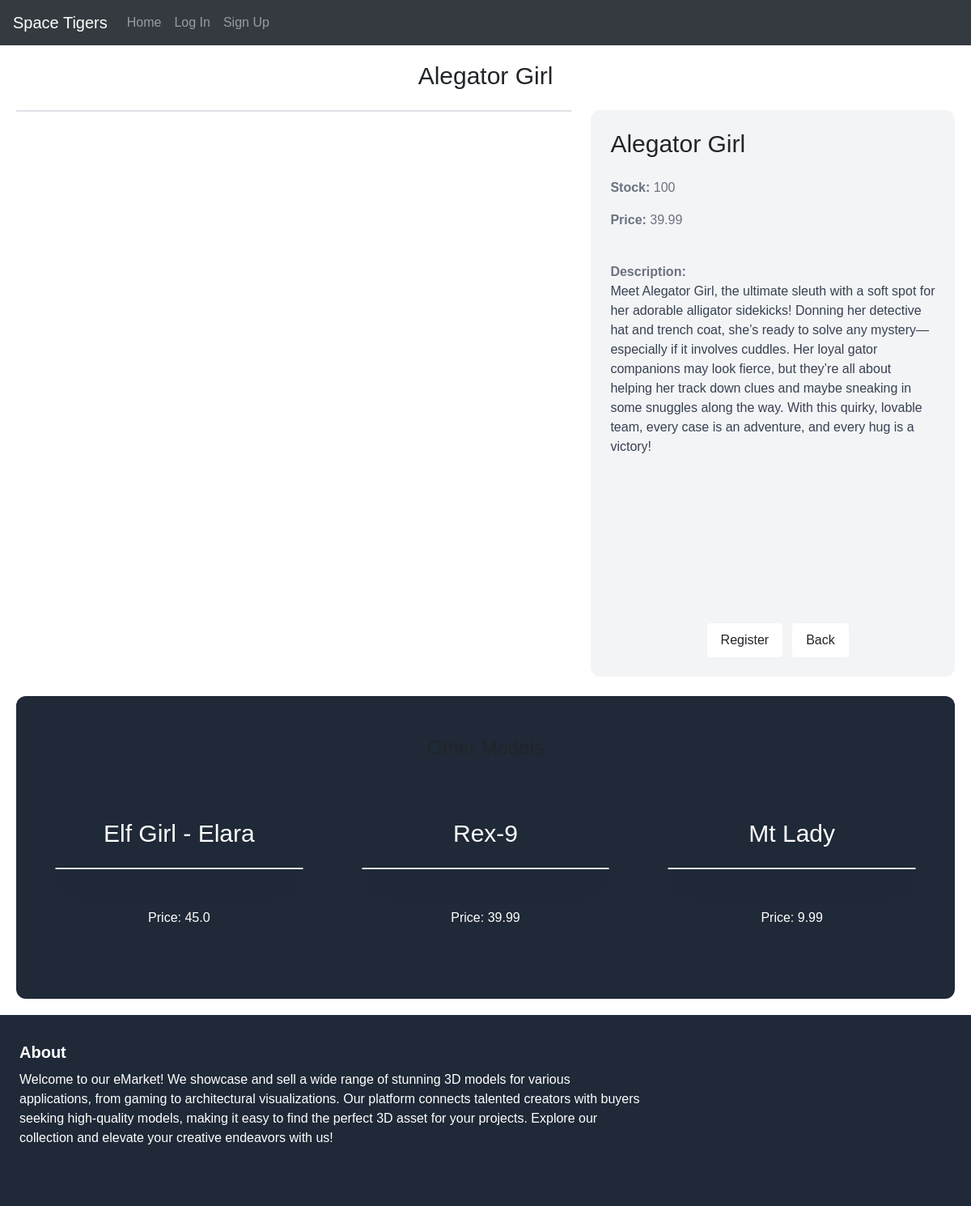
The app's page /1/, older data.
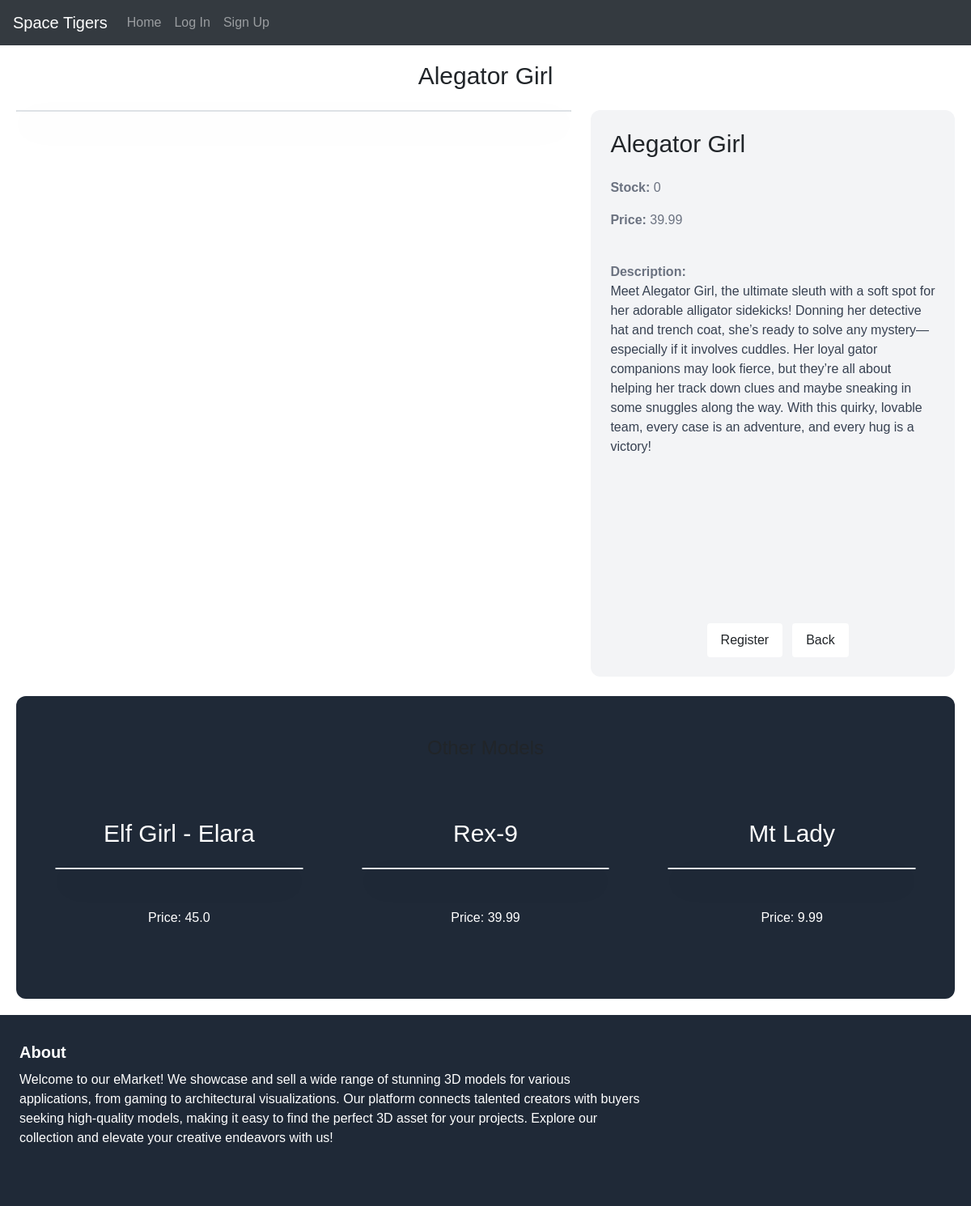
The same page, newer data.
### space_tigersapp/models.py (models this page shows)
class Product(models.Model):
    name = models.CharField(max_length=255)
    price = models.FloatField()
    stock = models.IntegerField()
    description = models.TextField(blank=True, null=True)
    model_directory = models.CharField(max_length=255, blank=True, null=True)
    model_file_name = models.CharField(max_length=100, blank=True, null=True)

### space_tigersapp/views.py (the view)
# urls.py: path('<int:id>/', views.detail, name='detail'),
def detail(request, id):
    model_3d = get_object_or_404(Product, id=id)
    related_model_3d = Product.objects.exclude(id=id).order_by('?')[:3]
    return render(request, 'detail.html', {
        'model_3d': model_3d,
        'related_model_3d': related_model_3d,
    })

### templates/detail.html (shortened to what this page needs)
{% extends 'base.html' %}
{% load static %}
{% block content %}
<h2 class="mb-4 text-3xl text-center">{{ model_3d.name }}</h2>
<div class="grid grid-cols-1 md:grid-cols-5 gap-6">
    <div class="col-span-1 md:col-span-3">
        <div class="border border-gray-300 rounded-xl shadow-lg overflow-hidden bg-gray-800">
        </div>
    </div>
    <div class="col-span-1 md:col-span-2 p-6 bg-gray-100 rounded-xl flex flex-col justify-between" style="height: 700px;">
        <div>
            <h1 class="mb-6 text-3xl">{{ model_3d.name }}</h1>
            <p class="text-gray-500"><strong>Stock: </strong>{{ model_3d.stock }}</p>
            <p class="text-gray-500"><strong>Price: </strong>{{ model_3d.price }}</p>
            <br>
            {% if model_3d.description %}
                <p class="text-gray-700">
                    <strong class="text-gray-500">Description:</strong><br>
                    {{ model_3d.description }}
                </p>
            {% endif %}
        </div>
        <div class="flex flex-col items-center space-y-4">
            <div class="flex flex-col space-y-6">
                <form action="{% url 'cart:cart_add' model_3d.id %}" method="POST" class="flex space-x-3">
                    {% if user.is_authenticated %}
                        {% if model_3d.stock > 0 %}
                            <input type="hidden" name="quantity" value="1">
                            <button type="submit" class="btn inline-block px-3 py-2 font-semibold bg-white text-black text-center rounded-xl hover:bg-gray-200">
                                Add to Cart
                            </button>
                        {% else %}
                        <button type="button" class="btn inline-block px-3 py-2 font-semibold bg-white text-black text-center rounded-xl hover:bg-gray-200 opacity-50 cursor-not-allowed" disabled>
                            Out of Stock
                        </button>
                        {% endif %}
                        <a href="/" class="btn inline-block px-3 py-2 font-semibold bg-white text-black text-center rounded-xl hover:bg-gray-200">
                            Back
                        </a>
                    {% else %}
                        <a href="{% url 'register' %}" class="btn inline-block px-3 py-2 font-semibold bg-white text-black text-center rounded-xl hover:bg-gray-200">
                            Register
                        </a>
                        <a href="/" class="btn inline-block px-3 py-2 font-semibold bg-white text-black text-center rounded-xl hover:bg-gray-200">
                            Back
                        </a>
                    {% endif %}
                </form>
            </div>
        </div>
    </div>
</div>
<div class="mt-6 px-6 py-12 bg-gray-800 rounded-xl">
    <h2 class="mb-12 text-2xl text-center">Other Models</h2>
    <div class="grid grid-cols-1 sm:grid-cols-2 lg:grid-cols-3 gap-6">
        {% for r_model_3d in related_model_3d %}
        <div class="rounded-xl">
            <div class="p-6">
                <a href="{% url 'detail' r_model_3d.id %}">
                    <h2 class="mb-4 text-3xl text-white text-center">{{ r_model_3d.name }}</h2>
                </a>
                <div class="border border-gray-300 rounded-xl shadow-lg overflow-hidden bg-gray-800">
                </div>
            </div>
            <a href="{% url 'detail' r_model_3d.id %}">
                <div class="p-6 rounded-xl">
                    <p class="text-white text-center">Price: {{ r_model_3d.price }}</p>
                </div>
            </a>
        </div>
        {% endfor %}
    </div>
</div>
{% endblock %}

Row changes from the older to the newer data that the page shows:
changed Product "Alegator Girl": stock "100" → "0"
